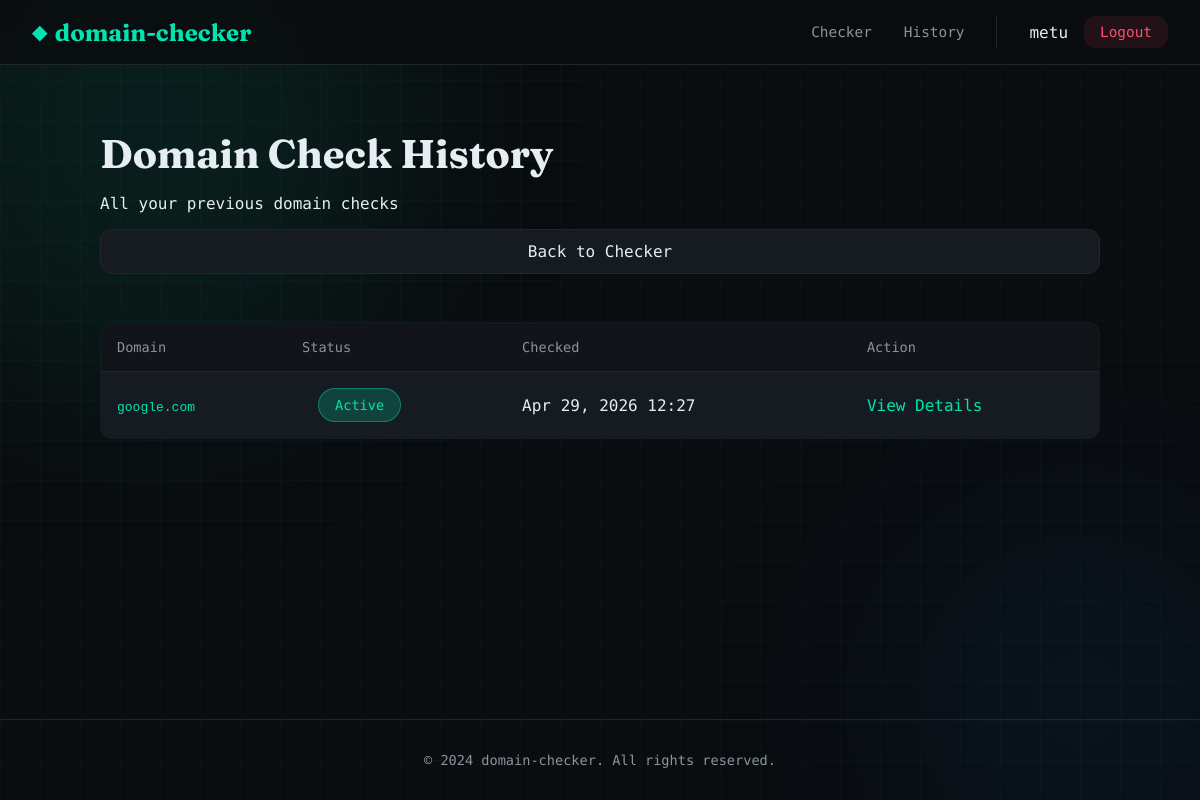
Screenshot of /checker/history/ (signed in) with the database file from the repository.
### checker/models.py (models this page shows, shortened)
class DomainCheck(models.Model):
    STATUS_CHOICES = [
        ('active', 'Active'),
        ('registered', 'Registered (No DNS)'),
        ('not_found', 'Not Found'),
        ('error', 'Error'),
    ]
    user = models.ForeignKey(User, on_delete=models.CASCADE, related_name='domain_checks')
    domain = models.CharField(max_length=255)
    status = models.CharField(max_length=20, choices=STATUS_CHOICES)
    ip_addresses = models.JSONField(default=list)
    registrar = models.CharField(max_length=255, blank=True, null=True)
    registration_date = models.CharField(max_length=255, blank=True, null=True)
    expiry_date = models.CharField(max_length=255, blank=True, null=True)
    checked_at = models.DateTimeField(auto_now_add=True)
    class Meta:
        ordering = ['-checked_at']

### checker/views.py (the view, shortened to what this page needs)
# urls.py: path('history/', views.check_history, name='check_history'),
@login_required(login_url='/accounts/login/')
def check_history(request):
    history = DomainCheck.objects.filter(user=request.user).order_by('-checked_at')[:20]
    return render(request, 'checker/history.html', {'history': history})

### templates/checker/history.html (shortened to what this page needs)
{% extends 'base.html' %}
{% block content %}
<div class="container">
    <div class="history-container">
        <div class="history-header">
            <h1>Domain Check History</h1>
            <p>All your previous domain checks</p>
            <a href="{% url 'checker' %}" class="btn btn-secondary">Back to Checker</a>
        </div>
        {% if history %}
            <div class="history-table">
                <table>
                    <thead>
                        <tr>
                            <th>Domain</th>
                            <th>Status</th>
                            <th>Checked</th>
                            <th>Action</th>
                        </tr>
                    </thead>
                    <tbody>
                        {% for check in history %}
                            <tr>
                                <td>
                                    <code>{{ check.domain }}</code>
                                </td>
                                <td>
                                    <span class="status-badge status-{{ check.status }}">
                                        {{ check.get_status_display }}
                                    </span>
                                </td>
                                <td>{{ check.checked_at|date:"M d, Y H:i" }}</td>
                                <td>
                                    <a href="{% url 'check_detail' check.id %}" class="link-button">View Details</a>
                                </td>
                            </tr>
                        {% endfor %}
                    </tbody>
                </table>
            </div>
        {% endif %}
    </div>
</div>
{% endblock %}

### templates/base.html (shortened to what this page needs)
<!DOCTYPE html>
<html lang="en">
<head>
    {% load static %}
    <link rel="stylesheet" href="{% static 'styles.css' %}">
</head>
<body>
    <div class="blob blob-1"></div>
    <div class="blob blob-2"></div>
    <nav class="navbar">
        <div class="nav-container">
            <a href="{% url 'home' %}" class="nav-logo">
                <span class="logo-icon">◆</span>
                domain-checker
            </a>
            <div class="nav-menu">
                {% if user.is_authenticated %}
                    <a href="{% url 'checker' %}" class="nav-link">Checker</a>
                    <a href="{% url 'check_history' %}" class="nav-link">History</a>
                    <div class="nav-user">
                        <span class="username">{{ user.username }}</span>
                        <a href="{% url 'logout' %}" class="nav-link logout-btn">Logout</a>
                    </div>
                {% else %}
                    <a href="{% url 'login' %}" class="nav-link">Login</a>
                    <a href="{% url 'signup' %}" class="nav-link signup-btn">Sign Up</a>
                {% endif %}
            </div>
        </div>
    </nav>
    <main>
        {% block content %}{% endblock %}
    </main>
    <footer class="footer">
        <p>&copy; 2024 domain-checker. All rights reserved.</p>
    </footer>
</body>
</html>

### static/styles.css (style rules this page uses)
:root { --bg: #0a0c0f; --surface: #111418; --card: #161b22; --border: #21262d; --accent: #00e5b0; --accent2: #0094ff; --danger: #ff4d6d; --warn: #ffb347; --text: #e6edf3; --muted: #8b949e; --font-display: 'Fraunces', Georgia, serif; --font-mono: 'DM Mono', 'Courier New', monospace; --radius: 12px; --transition: 250ms cubic-bezier(0.4, 0, 0.2, 1); }
*, *::before, *::after { box-sizing: border-box; margin: 0; padding: 0; }
html { scroll-behavior: smooth; }
body { background: var(--bg); color: var(--text); font-family: var(--font-mono); min-height: 100vh; display: flex; flex-direction: column; overflow-x: hidden; }
.blob { position: fixed; border-radius: 50%; filter: blur(120px); pointer-events: none; z-index: 0; opacity: 0.35; }
.blob-1 { width: 500px; height: 500px; background: rgba(0, 229, 176, 0.27); top: -120px; left: -100px; }
.blob-2 { width: 400px; height: 400px; background: rgba(0, 148, 255, 0.2); bottom: -100px; right: -80px; }
.navbar { position: relative; z-index: 100; background: rgba(10, 12, 15, 0.8); backdrop-filter: blur(10px); border-bottom: 1px solid var(--border); padding: 1rem 2rem; }
.nav-container { max-width: 1200px; margin: 0 auto; display: flex; justify-content: space-between; align-items: center; }
.nav-logo { font-family: var(--font-display); font-size: 1.5rem; font-weight: 700; color: var(--accent); text-decoration: none; display: flex; align-items: center; gap: 0.5rem; transition: transform var(--transition); }
.logo-icon { font-size: 1.2rem; }
.nav-menu { display: flex; align-items: center; gap: 2rem; }
.nav-link { color: var(--muted); text-decoration: none; transition: color var(--transition); font-size: 0.9rem; }
.nav-user { display: flex; align-items: center; gap: 1rem; padding-left: 2rem; border-left: 1px solid var(--border); }
.username { color: var(--text); font-weight: 500; }
.logout-btn { background: rgba(255, 77, 109, 0.1); color: var(--danger); padding: 0.5rem 1rem; border-radius: var(--radius); transition: all var(--transition); }
main { position: relative; z-index: 1; flex: 1; padding: 4rem 2rem; }
.container { max-width: 1200px; margin: 0 auto; }
.footer { position: relative; z-index: 1; text-align: center; padding: 2rem; border-top: 1px solid var(--border); color: var(--muted); font-size: 0.85rem; }
.btn { display: inline-flex; align-items: center; justify-content: center; gap: 0.5rem; padding: 0.75rem 1.5rem; border: none; border-radius: var(--radius); font-family: var(--font-mono); font-size: 1rem; font-weight: 500; cursor: pointer; transition: all var(--transition); text-decoration: none; }
.btn-secondary { background: var(--card); color: var(--text); border: 1px solid var(--border); }
.link-button { color: var(--accent); text-decoration: none; transition: color var(--transition); cursor: pointer; }
.status-badge { display: inline-flex; align-items: center; padding: 0.5rem 1rem; border-radius: 999px; font-size: 0.85rem; font-weight: 500; white-space: nowrap; margin-left: 1rem; }
.status-active { background: rgba(0, 229, 176, 0.2); color: var(--accent); border: 1px solid rgba(0, 229, 176, 0.4); }
.history-container { max-width: 1000px; margin: 0 auto; }
.history-header { display: flex; flex-direction: column; gap: 1rem; margin-bottom: 3rem; }
.history-header h1 { font-family: var(--font-display); font-size: 2.5rem; font-weight: 700; }
.history-table { overflow-x: auto; }
.history-table table { width: 100%; border-collapse: collapse; background: var(--card); border: 1px solid var(--border); border-radius: var(--radius); overflow: hidden; }
.history-table thead { background: var(--surface); }
.history-table th { padding: 1rem; text-align: left; color: var(--muted); font-weight: 500; font-size: 0.85rem; border-bottom: 1px solid var(--border); }
.history-table td { padding: 1rem; border-bottom: 1px solid var(--border); }
.history-table code { color: var(--accent); }

### rows the page displays
DomainCheck: domain "google.com", status "Active", checked_at "Apr 29, 2026 12:27"

### other values shown
{{ user.username }} "metu"
